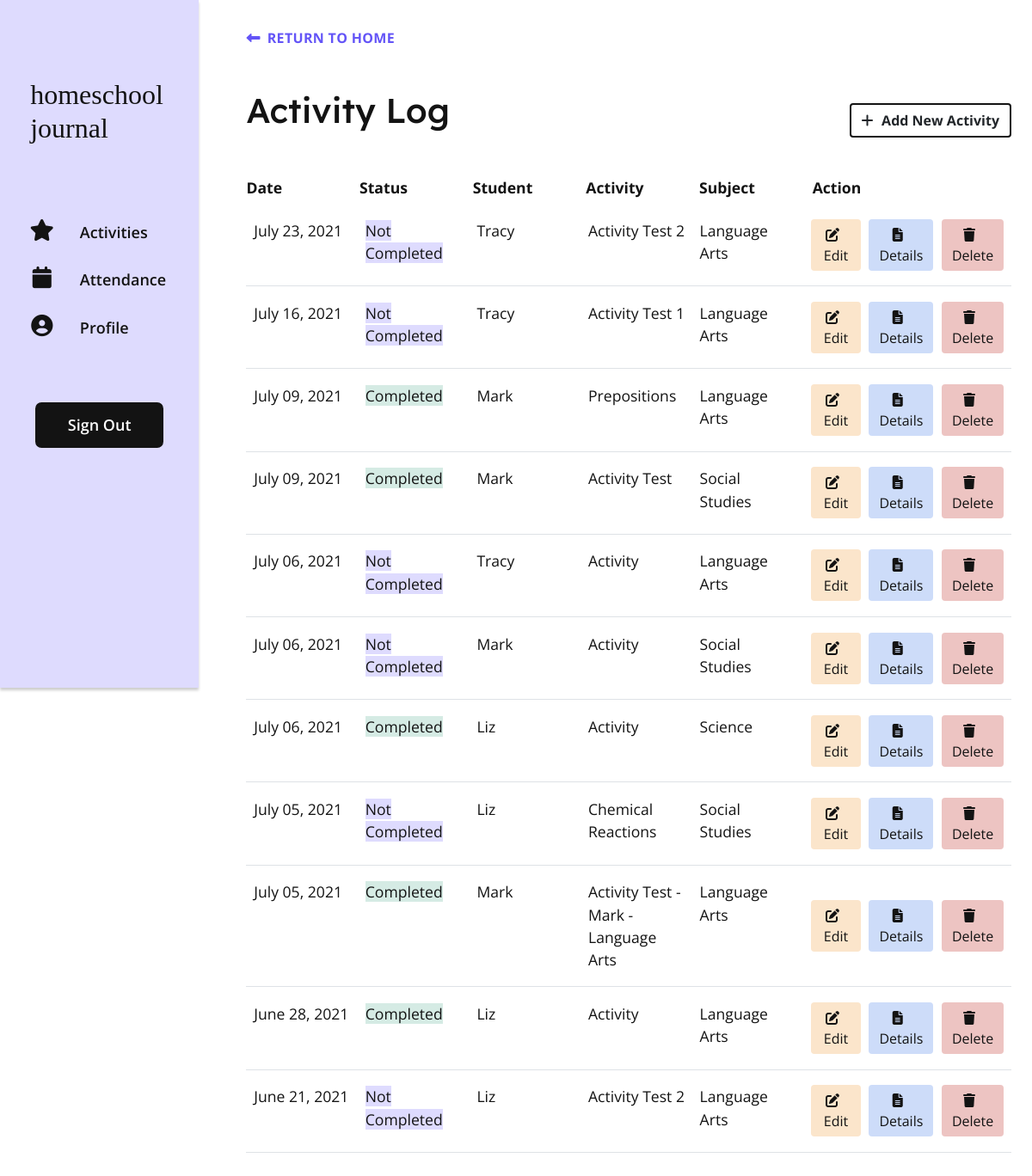
Page /log (signed in) on the earlier database version.
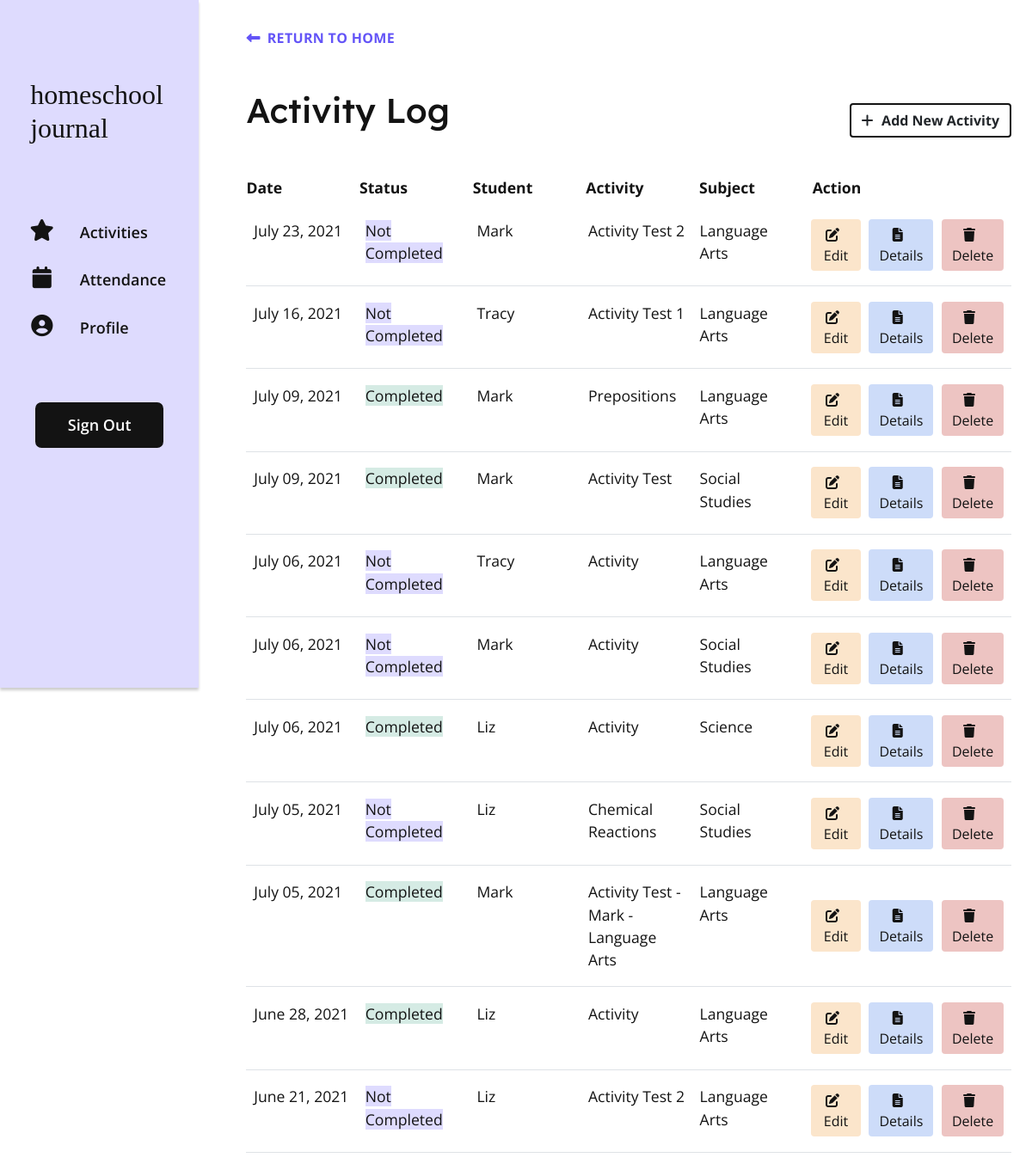
Same page on the later database version.
### app/models.py (models this page shows, shortened)
class Activity(db.Model):
    id = db.Column(db.Integer, primary_key=True)
    title = db.Column(db.String(150), index=True, nullable=False)
    user_id = db.Column(db.Integer, db.ForeignKey('user.id'), index=True)
    subject_id = db.Column(db.Integer, db.ForeignKey('subject.id'), index=True, nullable=False)
    student_id = db.Column(db.Integer, db.ForeignKey('student.id'), index=True, nullable=False)
    description = db.Column(db.Text, index=True)
    resources = db.Column(db.Text, index=True)
    activity_date = db.Column(db.DateTime, index=True, nullable=False)
    notes = db.Column(db.Text, index=True)
    status = db.Column(db.String(64), index=True, nullable=False)

class Student(db.Model):
    id = db.Column(db.Integer, primary_key=True)
    student_name = db.Column(db.String(64), index=True)
    user_id = db.Column(db.Integer, db.ForeignKey('user.id'))
    attendance = db.relationship('Attendance', backref='student', lazy='dynamic')
    activities = db.relationship('Activity', backref='student', lazy='dynamic')
    def __str__(self):
        return self.student_name

class Subject(db.Model):
    id = db.Column(db.Integer, primary_key=True)
    user_id = db.Column(db.Integer, db.ForeignKey('user.id'), index=True)
    subject_name = db.Column(db.String(64), index=True)
    activities = db.relationship('Activity', backref='subject', lazy='dynamic')
    def __str__(self):
        return self.subject_name

### app/routes.py (the view)
@app.route('/log', methods = ('GET', 'POST'))
@login_required
def log():
    activities = current_user.activities.order_by(Activity.activity_date.desc()).all()
    return render_template('log.html', activities=activities)

### app/__init__.py (called while the page is built)
@app.template_filter()
def datetime_format_filter(value, format='%B %d, %Y'):
    return value.strftime(format)

### app/models.py (called while the page is built)
@login.user_loader
def load_user(id):
    return User.query.get(int(id))

### app/templates/log.html (shortened to what this page needs)
{% extends 'base.html' %}
{% block content %}
    <div class="activity activity--log">
        <a class="activity__btn-back" href="{{ url_for('index') }}"><i class="fas fa-long-arrow-alt-left controls-icon"></i>Return to Home</a>
        <div class="activity-log__header">
            <h1 class="activity__title">Activity Log</h1>
            <a href="{{ url_for('add') }}" id="add-btn" class="btn activity__add-btn"><i class="fas fa-plus activity__add-btn-icon"></i>Add New Activity</a>
        </div>
        <div class="activity-log__table-wrapper">
            <div class="activity-log__table-wrapper">
                <div class="activity-log__table-header-wrapper">
                    <div class="activity-log__table-header">
                        <h2 class="activity-log__table-heading">Date</h2>
                        <h2 class="activity-log__table-heading">Status</h2>
                        <h2 class="activity-log__table-heading">Student</h2>
                        <h2 class="activity-log__table-heading">Activity</h2>
                        <h2 class="activity-log__table-heading">Subject</h2>
                        <h2 class="activity-log__table-heading">Action</h2>
                    </div>
                </div>
                <div class="activity-log__table-content">
                    {% for activity in activities %}
                    <div class=activity-log__entry>
                        <p class="activity-log__entry-data">{{ activity.activity_date | datetime_format_filter }}</p>
                        <p class="activity-log__entry-data"><span class="activity__entry-status-{{ activity.status | lower | replace(" ", "") }}">{{ activity.status }}</span></p>
                        <p class="activity-log__entry-data"><span class="activity-log__entry-label">Student: </span>{{ activity.student }}</p>
                        <p class="activity-log__entry-data"><span class="activity-log__entry-label">Activity: </span>{{ activity.title }}</p>
                        <p class="activity-log__entry-data"><span class="activity-log__entry-label">Subject: </span>{{ activity.subject }}</p>
                        <p class="activity-log__entry-data activity-log__entry-controls">
                            <a href="{{ url_for('update', id=activity.id) }}" class="btn btn-edit activity-log__controls-btn"><i class="fas fa-edit controls-icon"></i>Edit</a>
                            <a href="{{ url_for('details', id=activity.id) }}" class="btn btn-details activity-log__controls-btn"><i class="fas fa-file-alt controls-icon"></i></i>Details</a>
                            <a href="{{ url_for('delete', id=activity.id) }}" class="btn btn-delete activity-log__controls-btn" onclick="return confirm('Are you sure you want to delete?')"><i class="fas fa-trash controls-icon"></i>Delete</a>
                        </p>
                    </div>
                    {% endfor %}
                </div>
            </div>
        </div>
    </div>
{% endblock %}

### app/templates/base.html (shortened to what this page needs)
<!DOCTYPE html>
<html lang="en">
    <head>
        <link rel="stylesheet" href="https://stackpath.bootstrapcdn.com/bootstrap/4.3.1/css/bootstrap.min.css">
        <link rel="stylesheet" href="{{ url_for('static', filename='style.css') }}">
        <link rel="stylesheet" href="https://unpkg.com/bootstrap-table@1.18.2/dist/bootstrap-table.min.css">
    </head>
    <body>
      <div class="container-main">
        <header class="header-main">
          <nav class="navbar-custom">
            <div class="navbar-panel" id="navbarPanel">
              <h1 class="navbar-panel-logo"><a class="navbar-panel-logo__text" href="{{ url_for('index') }}">homeschool<br>journal</a></h1>
              <ul class="navbar-list">
                <li class="nav-item">
                  <a class="nav-item--link" href="{{ url_for('log') }}"><i class="fas fa-fw fa-star menu-icon"></i>Activities</a>
                </li>
                <li class="nav-item">
                  <a class="nav-item--link" href="{{ url_for ('attend') }}"><i class="fas fa-fw fa-calendar menu-icon"></i>Attendance</a>
                </li>
                <li class="nav-item">
                  <a class="nav-item--link" href="{{ url_for ('profile') }}"><i class="fas fa-fw fa-user-circle menu-icon"></i>Profile</a>
                </li>
                <li class="nav-item">
                  {% if current_user.is_anonymous %}
                  <a class="nav-item--link nav-link--sign" href="{{ url_for ('login') }}">Sign In</a>
                  {% else %}
                  <a class="nav-item--link nav-link--sign" href="{{ url_for ('logout') }}">Sign Out</a>
                  {% endif %}
                </li>
              </ul>
            </div>
          </nav>
        </header>
        <div class ="container">
          {% block content %} {% endblock %}
        </div>
      </div>
    </body>
</html>

Differences in the rows shown:
changed Activity "July 23, 2021": student "Tracy" → "Mark"
